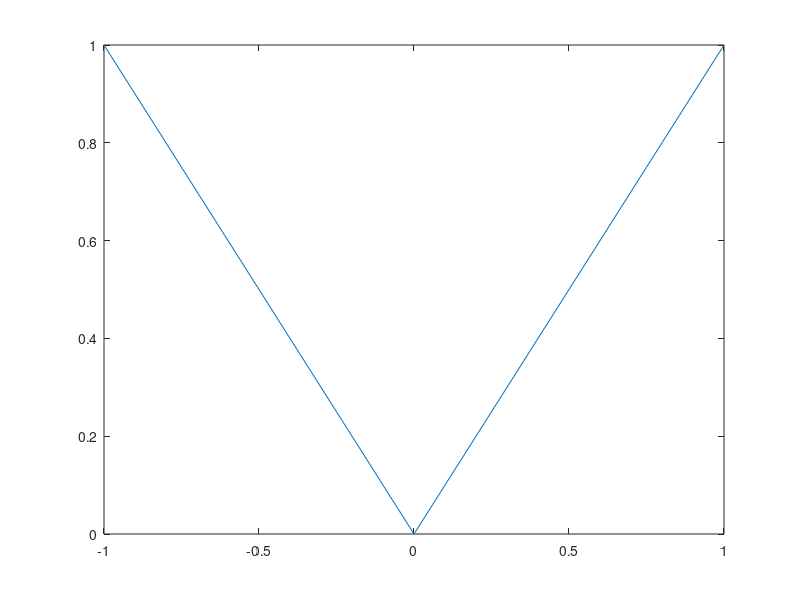

Write the MATLAB code that produced this figure. (Note: this script raises an error after producing the figure.)
clc; clear;

% % % CHAPTER 4.2 -- Arc length

% % 4.2.7
% c(t) = (t, |t|)
x = [-1 0 1]; y = [1 0 1];

myFigure = figure; 
p = plot(x,y); p.LineWidth = 1; 
grid on; axis equal; xline(0); yline(0); axis([-2 2 -1 2]); pbaspect([1 1 1]);
xlabel('x'); ylabel('y'); xticks(-2:2); yticks(-1:2); title('4.2.7');
text(-1,1,'t=-1','VerticalAlignment','bottom','HorizontalAlignment','center','FontSize',14);
text(0,0,'t=0','VerticalAlignment','top','HorizontalAlignment','center','FontSize',14);
text(1,1,'t=1','VerticalAlignment','bottom','HorizontalAlignment','center','FontSize',14);
saveas(myFigure,'ex-4-2-7.png');


% % % CHAPTER 4.3 -- Vector Fields

% % 4.3.4
% vector field of F(x,y) = (-x, y)
[X, Y] = meshgrid(linspace(-4,4,9), linspace(-3,3,9));
U = -X; V = Y;

myFigure = figure; 
quiver(X, Y, U, V); xline(0); yline(0);
grid on; axis equal; xlabel('x'); ylabel('y');title('4.3.4');
saveas(myFigure, 'ex-4-3-4.png');

% % 4.3.7
% vector field of F(x,y) = (x/sqrt(x^2 + y^2), y/sqrt(x^2 + y^2))
[X, Y] = meshgrid(linspace(-3,3,9));
U = X./sqrt(X.^2+Y.^2); V = Y./sqrt(X.^2+Y.^2);

myFigure = figure;
quiver(X, Y, U, V); xline(0); yline(0);
grid on; axis equal; xlabel('x'); ylabel('y'); title('4.3.7');
saveas(myFigure, 'ex-4-3-7.png');

% % 4.3.8
% vector field of F(x,y) = (y/sqrt(x^2 + y^2), x/sqrt(x^2 + y^2))
[X, Y] = meshgrid(linspace(-3,3,9));
U = Y./sqrt(X.^2+Y.^2); V = X./sqrt(X.^2+Y.^2);

myFigure = figure;
quiver(X, Y, U, V); xline(0); yline(0); 
grid on; axis equal; xlabel('x'); ylabel('y'); title('4.3.8');
saveas(myFigure, 'ex-4-3-8.png');

% % 4.3.12
% vector field of F(x,y) = (x, −y)
[X, Y] = meshgrid(linspace(-1,1,11));
U = X; V = -Y;
% flow lines 
startx = [linspace(-0.7,0.7,7) linspace(-0.7,0.7,7) -0.01 0.01]; 
starty = [ones(1,7) -ones(1,7) 0 0];

myFigure = figure;
quiver(X, Y, U, V);
s = streamline(X, Y, U, V, startx, starty); set(s,'LineWidth',1);
axis equal; xline(0); yline(0); xlabel('x'); ylabel('y'); title('4.3.12');
saveas(myFigure, 'ex-4-3-12.png');

% % 4.3.13
% vector field of F(x,y) = (x, x^2)
[X, Y] = meshgrid(linspace(-3,3,15));
U = X; V = X.^2;
% flow lines
startx = [repmat(-0.1,1,7) repmat(0.1,1,7)]; starty = [-3:3 -3:3];

myFigure = figure;
quiver(X, Y, U, V); 
s = streamline(X, Y, U, V, startx, starty); set(s,'LineWidth',1);
axis equal; xline(0); yline(0); xlabel('x'); ylabel('y'); title('4.3.13');
saveas(myFigure, 'ex-4-3-13.png');


% % % CHAPTER 4.4 -- Divergence and Curl

% % 4.4.8
% vector field of F(x,y) = (−3x, −y)
[X, Y] = meshgrid(linspace(-3,3,10));
U = -3*X; V = -Y;
% flow lines 
startx = [repmat(-3,1,7) repmat(3,1,7) 0 0]; starty = [-3:3 -3:3 -3 3];

myFigure = figure;
quiver(X, Y, U, V);
s = streamline(X, Y, U, V, startx, starty, [0.01, 500]); set(s,'LineWidth',1);
axis equal; xlabel('x'); ylabel('y'); xline(0); yline(0); title('4.4.8');
saveas(myFigure, 'ex-4-4-8.png');